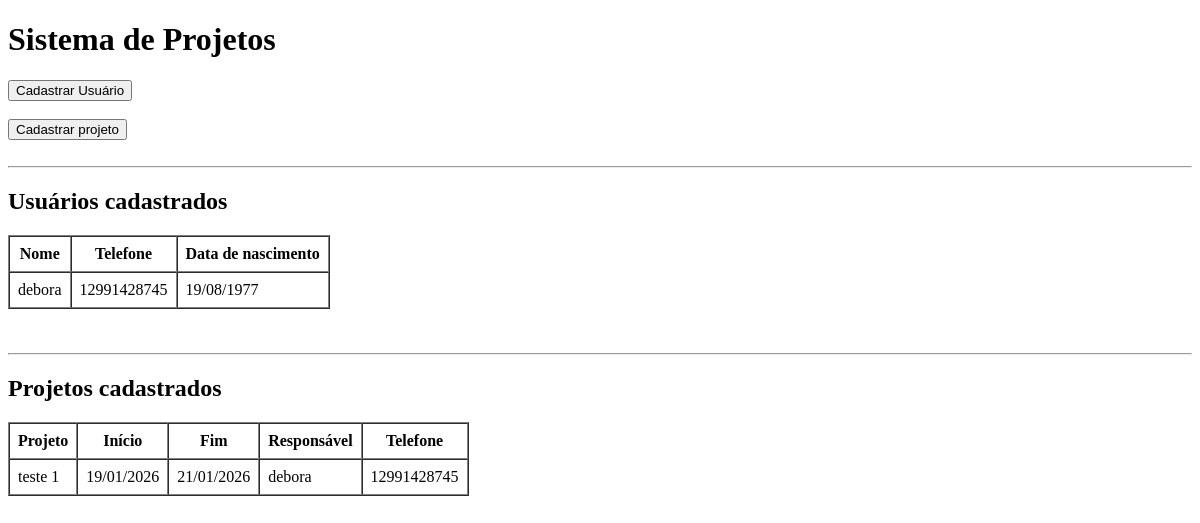
Before: / with the older database file.
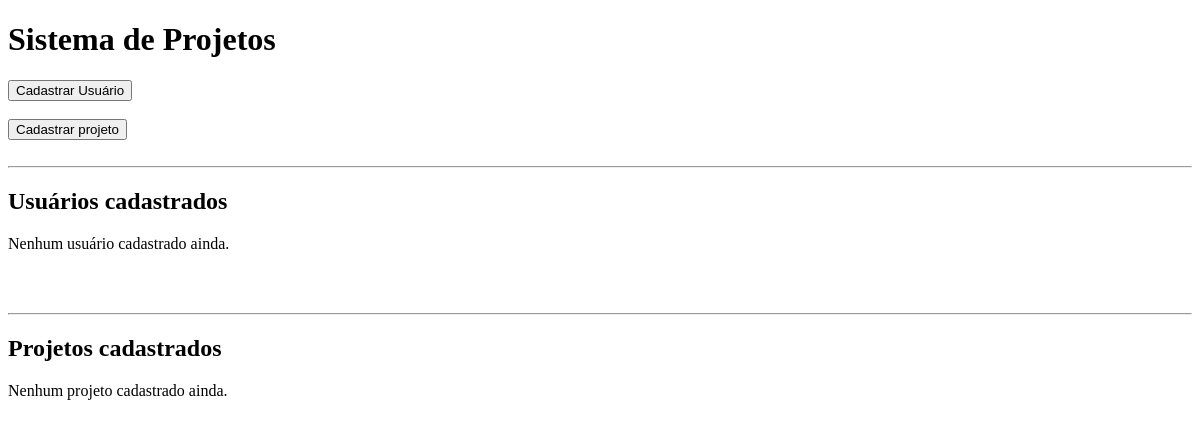
After: the same page with the newer database file.
### tables this page shows
CREATE TABLE usuario (
    id INTEGER PRIMARY KEY AUTOINCREMENT,
    nome TEXT,
    telefone TEXT,
    data_nascimento TEXT,
    CONSTRAINT usuario_unico UNIQUE (nome, telefone, data_nascimento)
);

CREATE TABLE projeto (
    id INTEGER PRIMARY KEY AUTOINCREMENT,
    nome_projeto TEXT,
    data_inicio TEXT,
    data_fim TEXT,
    usuario_id INTEGER,
    CONSTRAINT projeto_unico UNIQUE (nome_projeto),
    FOREIGN KEY (usuario_id) REFERENCES usuario(id)
);

### app.py (the view)
@app.route("/")
def home():
    con = sqlite3.connect("sistema.db")
    cursor = con.cursor()
    cursor.execute("""
        SELECT
            p.nome_projeto,
            p.data_inicio,
            p.data_fim,
            u.nome,
            u.telefone
        FROM projeto p
        JOIN usuario u ON p.usuario_id = u.id
        ORDER BY p.id DESC
    """)
    projetos = cursor.fetchall()
    cursor.execute("""
        SELECT nome, telefone, data_nascimento
        FROM usuario
        ORDER BY id DESC
    """)
    usuarios = cursor.fetchall()
    con.close()
    msg = request.args.get("msg")
    return render_template("index.html", projetos=projetos, usuarios=usuarios, msg=msg)

### templates/index.html (shortened to what this page needs)
<!DOCTYPE html>
<html>
<head>
</head>
<body>
<h1>Sistema de Projetos</h1>
<a href="/usuarios">
    <button>Cadastrar Usuário</button>
</a>
<br><br>
<a href="/projetos">
    <button>Cadastrar projeto</button>
</a>
<br><br>
<hr>
<h2>Usuários cadastrados</h2>
{% if usuarios and usuarios|length > 0 %}
<table border="1" cellpadding="8" cellspacing="0">
    <tr>
        <th>Nome</th>
        <th>Telefone</th>
        <th>Data de nascimento</th>
    </tr>
    {% for u in usuarios %}
    <tr>
        <td>{{ u[0] }}</td>
        <td>{{ u[1] }}</td>
        <td>{{ u[2][8:10] }}/{{ u[2][5:7] }}/{{ u[2][0:4] }}</td>
    </tr>
    {% endfor %}
</table>
{% else %}
<p>Nenhum usuário cadastrado ainda.</p>
{% endif %}
<br><br>
<hr>
<h2>Projetos cadastrados</h2>
{% if projetos and projetos|length > 0 %}
<table border="1" cellpadding="8" cellspacing="0">
    <tr>
        <th>Projeto</th>
        <th>Início</th>
        <th>Fim</th>
        <th>Responsável</th>
        <th>Telefone</th>
    </tr>
    {% for p in projetos %}
    <tr>
        <td>{{ p[0] }}</td>
        <td>{{ p[1][8:10] }}/{{ p[1][5:7] }}/{{ p[1][0:4] }}</td>
        <td>{{ p[2][8:10] }}/{{ p[2][5:7] }}/{{ p[2][0:4] }}</td>
        <td>{{ p[3] }}</td>
        <td>{{ p[4] }}</td>
    </tr>
    {% endfor %}
</table>
{% else %}
<p>Nenhum projeto cadastrado ainda.</p>
{% endif %}
</body>
</html>

Changed rows visible on the page:
removed usuario: nome "debora", telefone "12991428745", data_nascimento "19", data_nascimento "08", data_nascimento "1977"
removed projeto: nome_projeto "teste 1", data_inicio "19", data_inicio "01", data_inicio "2026", data_fim "21", data_fim "01", data_fim "2026", nome "debora", telefone "12991428745"
Other visible differences:
text no longer shown: "Nome Telefone Data de nascimento Projeto Início Fim Responsável Telefone"
text now shown: "Nenhum usuário cadastrado ainda. Nenhum projeto cadastrado ainda."
